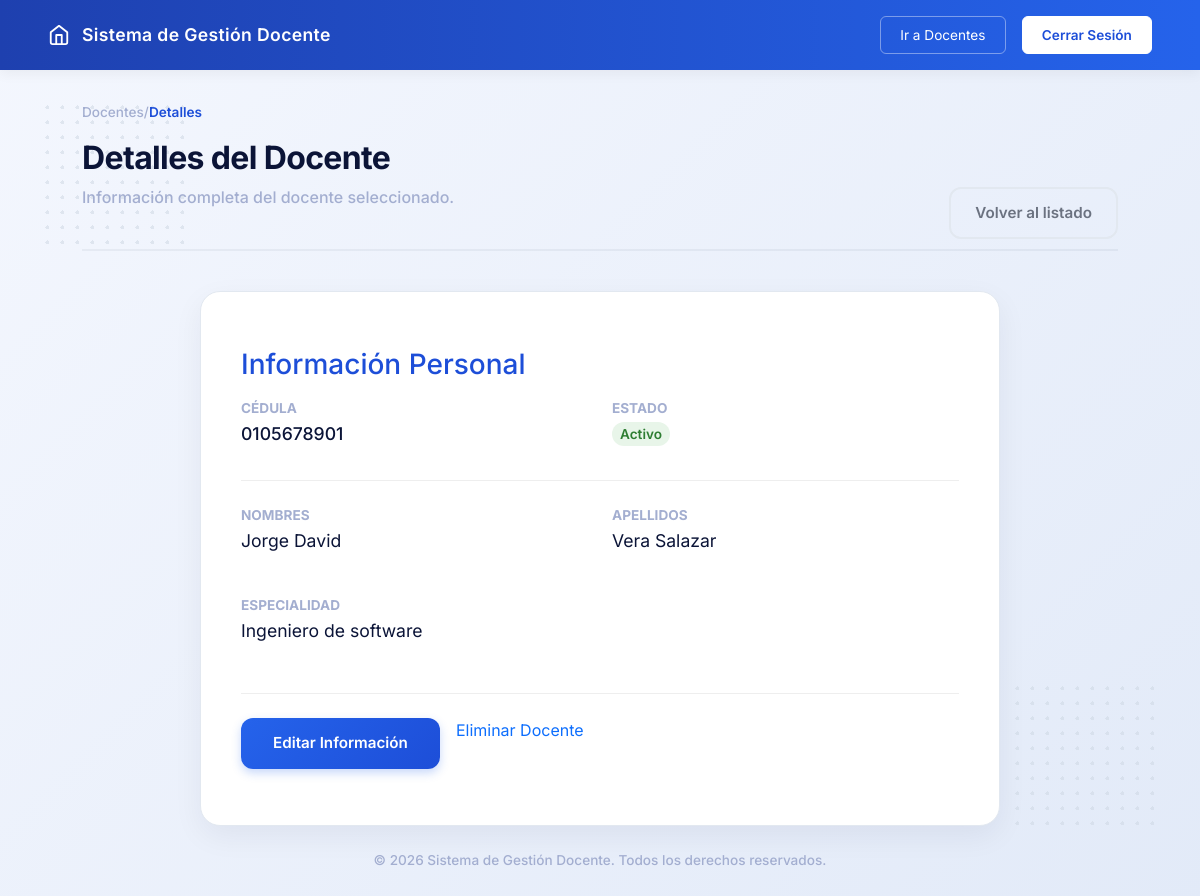
The app's page /routes/docentes.php?accion=buscar&id_docente=5 with its own data.
### tables this page shows
CREATE TABLE docentes (
    id_docente INT(11) NOT NULL AUTO_INCREMENT,
    cedula VARCHAR(10) NOT NULL,
    primer_nombre VARCHAR(100) NOT NULL,
    segundo_nombre VARCHAR(100) DEFAULT NULL,
    primer_apellido VARCHAR(100) NOT NULL,
    segundo_apellido VARCHAR(100) DEFAULT NULL,
    especialidad VARCHAR(100) NOT NULL,
    fecha_modificacion TIMESTAMP NOT NULL DEFAULT CURRENT_TIMESTAMP,
    fecha_creacion TIMESTAMP NOT NULL DEFAULT CURRENT_TIMESTAMP,
    estado ENUM('activo','inactivo') NOT NULL DEFAULT 'activo',

    PRIMARY KEY(id_docente),
    UNIQUE KEY uk_docente_cedula(cedula)
);

### config/Conexion.php (called while the page is built)
<?php
class Conexion
{
    private static $conexion = null;
    public static function conectar()
    {
        if (self::$conexion == null) {
            try {
                self::$conexion = new PDO(
                    "mysql:host=localhost;port=3306;dbname=gestion_docentes_db;charset=utf8",
                    "root",
                    ""
                );
                self::$conexion->setAttribute(
                    PDO::ATTR_ERRMODE,
                    PDO::ERRMODE_EXCEPTION
                );
                self::$conexion->setAttribute(
                    PDO::ATTR_DEFAULT_FETCH_MODE,
                    PDO::FETCH_ASSOC
                );
            } catch (PDOException $e) {
                die("Error de conexión: " . $e->getMessage());
            }
        }
        return self::$conexion;
    }
}

### app/modelos/DocenteModelo.php (called while the page is built, shortened)
<?php
require_once 'config/Conexion.php';
class DocenteModelo
{
    private $conexion;
    public function __construct()
    {
        $this->conexion = Conexion::conectar();
    }
    public function buscar($id_docente)
    {
        $sql = "SELECT id_docente, cedula, primer_nombre, segundo_nombre, primer_apellido, segundo_apellido, fecha_creacion, especialidad, estado
                FROM docentes
                WHERE id_docente = :id_docente";
        $stmt = $this->conexion->prepare($sql);
        $stmt->execute([':id_docente' => $id_docente]);
        return $stmt->fetch(PDO::FETCH_ASSOC);
    }
}

### app/vistas/docente/docente_detalle.php (the view, shortened to what this page needs)
<?php
require_once __DIR__."/../layout/header.php"
?>
    <div class="dot-pattern top-left"></div>
    <div class="dot-pattern bottom-right"></div>
    <main class="main-container content-align-top">
        <div class="breadcrumb" style="color: var(--text-gray); font-size: 0.85rem; margin-bottom: 1rem;">
            <a href="/gestion-docentes-web/docentes" style="color: var(--text-gray); text-decoration: none;">Docentes</a> / <span style="color: var(--c-primary-main); font-weight: 600;">Detalles</span>
        </div>
        <header class="section-header">
            <div>
                <h1 class="page-title">Detalles del Docente</h1>
                <p class="page-subtitle">Información completa del docente seleccionado.</p>
            </div>
            <div>
                <a href="/gestion-docentes-web/docentes" class="btn-cancel">Volver al listado</a>
            </div>
        </header>
        <div class="details-layout" style="grid-template-columns: 1fr; max-width: 800px; margin: 0 auto; width: 100%;">
            <div class="form-section">
                <div class="section-card">
                    <div id="contenedorDetalle" style="color: var(--text-dark); padding: 1rem 0;">
                        <div style="margin-bottom: 1.5rem; border-bottom: 1px solid #eee; padding-bottom: 1rem;">
                            <h3 style="margin-bottom: 0.5rem; color: var(--c-primary-main);">Información Personal</h3>
                            <div class="grid-2" style="margin-top: 1rem;">
                                <div>
                                    <strong style="color: var(--text-gray); display: block; font-size: 0.85rem; text-transform: uppercase;">Cédula</strong>
                                    <p style="font-size: 1.1rem; font-weight: 500; margin-top: 0.2rem;"><?= htmlspecialchars($docente['cedula'] ?? 'N/A') ?></p>
                                </div>
                                <div>
                                    <strong style="color: var(--text-gray); display: block; font-size: 0.85rem; text-transform: uppercase;">Estado</strong>
                                    <p style="margin-top: 0.2rem;">
                                        <?php if (($docente['estado'] ?? '') === 'activo'): ?>
                                            <span style="background: #e8f5e9; color: #2e7d32; padding: 4px 8px; border-radius: 12px; font-size: 0.85rem; font-weight: 600;">Activo</span>
                                        <?php else: ?>
                                            <span style="background: #ffebee; color: #c62828; padding: 4px 8px; border-radius: 12px; font-size: 0.85rem; font-weight: 600;">Inactivo</span>
                                        <?php endif; ?>
                                    </p>
                                </div>
                            </div>
                        </div>
                        <div style="margin-bottom: 1.5rem;">
                            <div class="grid-2">
                                <div>
                                    <strong style="color: var(--text-gray); display: block; font-size: 0.85rem; text-transform: uppercase;">Nombres</strong>
                                    <p style="font-size: 1.1rem; margin-top: 0.2rem;"><?= htmlspecialchars(trim(($docente['primer_nombre'] ?? '') . ' ' . ($docente['segundo_nombre'] ?? ''))) ?></p>
                                </div>
                                <div>
                                    <strong style="color: var(--text-gray); display: block; font-size: 0.85rem; text-transform: uppercase;">Apellidos</strong>
                                    <p style="font-size: 1.1rem; margin-top: 0.2rem;"><?= htmlspecialchars(trim(($docente['primer_apellido'] ?? '') . ' ' . ($docente['segundo_apellido'] ?? ''))) ?></p>
                                </div>
                            </div>
                        </div>
                        <div style="margin-bottom: 1.5rem;">
                            <div class="grid-2">
                                <div>
                                    <strong style="color: var(--text-gray); display: block; font-size: 0.85rem; text-transform: uppercase;">Especialidad</strong>
                                    <p style="font-size: 1.1rem; margin-top: 0.2rem;"><?= htmlspecialchars(trim(($docente['especialidad'] ?? ''))) ?></p>
                                </div>
                                <div>
                                </div>
                            </div>
                        </div>
                        <div style="margin-top: 2rem; display: flex; gap: 1rem; border-top: 1px solid #eee; padding-top: 1.5rem;">
                            <a href="?accion=editar&id_docente=<?= htmlspecialchars($docente['id_docente'] ?? '') ?>" class="btn-save" style="text-decoration: none;">Editar Información</a>
                            <a href="?accion=eliminar&id_docente=<?= htmlspecialchars($docente['id_docente'] ?? '') ?>" class="btn-red" style="text-decoration: none;" onclick="return confirm('¿Está seguro de eliminar este docente?');">Eliminar Docente</a>
                        </div>
                    </div>
                </div>
            </div>
        </div>
    </main>
<?php require_once __DIR__."/../layout/footer.php" ?>

### public/css/style.css (style rules this page uses)
:root { --bg-gradient-start: #F4F7FE; --bg-gradient-end: #E2EAF8; --text-dark: #0B1437; --text-gray: #A3AED0; --card-bg: #FFFFFF; --border-color: #E2E8F0; --c-blue-light: #E1E9F8; --c-blue-main: #4361EE; --c-primary-light: #4A85F6; --c-primary-main: #1D4ED8; --c-teal-light: #D1FAE5; --c-teal-main: #10B981; --c-purple-light: #EDE9FE; --c-purple-main: #8B5CF6; --c-orange-light: #fef5e9; --c-orange-main: #f6975c; }
* { margin: 0; padding: 0; box-sizing: border-box; font-family: 'Inter', sans-serif; }
.home-body { background: linear-gradient(135deg, var(--bg-gradient-start) 0%, var(--bg-gradient-end) 100%); min-height: 100vh; display: flex; flex-direction: column; position: relative; }
.main-container { flex: 1; width: 100%; max-width: 1100px; margin: 0 auto; padding: 0 2rem; position: relative; z-index: 10; display: flex; flex-direction: column; justify-content: center; }
.content-align-top { justify-content: flex-start !important; padding-top: 2rem !important; }
.dot-pattern { position: absolute; width: 150px; height: 150px; background-image: radial-gradient(circle, #CBD5E1 2px, transparent 2px); background-size: 15px 15px; opacity: 0.5; z-index: 1; }
.top-left { top: 100px; left: 40px; }
.bottom-right { bottom: 80px; right: 40px; }
.breadcrumb { color: var(--text-gray); font-size: 0.85rem; margin-bottom: 0.5rem; font-weight: 500; }
.section-header { display: flex; justify-content: space-between; align-items: flex-end; margin-bottom: 2.5rem; border-bottom: 2px solid rgba(11, 20, 55, 0.05); padding-bottom: 1.5rem; }
.page-title { font-size: 2rem; font-weight: 700; color: var(--text-dark); letter-spacing: -0.02em; }
.page-subtitle { color: var(--text-gray); font-size: 1rem; font-weight: 500; }
.details-layout { display: grid; grid-template-columns: 1fr 300px; gap: 2rem; align-items: start; }
.form-section { width: 100%; }
.section-card { background: #FFFFFF; border-radius: 20px; padding: 2.5rem; box-shadow: 0 10px 30px rgba(11, 20, 55, 0.06); border: 1px solid var(--border-color); }
.grid-2 { display: grid; grid-template-columns: 1fr 1fr; gap: 1.5rem; }
.btn-save { background: linear-gradient(135deg, #2563EB 0%, #1D4ED8 100%); color: white; padding: 0.9rem 2rem; border-radius: 12px; border: none; font-weight: 600; font-size: 0.95rem; display: inline-flex; align-items: center; gap: 0.5rem; cursor: pointer; transition: all 0.3s ease; box-shadow: 0 4px 10px rgba(37, 99, 235, 0.25); }
.btn-cancel { background: transparent; color: #6B7280; padding: 0.9rem 1.5rem; border-radius: 12px; text-decoration: none; font-weight: 600; font-size: 0.95rem; border: 2px solid var(--border-color); transition: all 0.3s ease; }

### records on screen
docentes: cedula "0105678901", primer_nombre+segundo_nombre "Jorge David", primer_apellido+segundo_apellido "Vera Salazar", especialidad "Ingeniero de software"

### other values on screen
$menu["nombre"] "Docentes"
